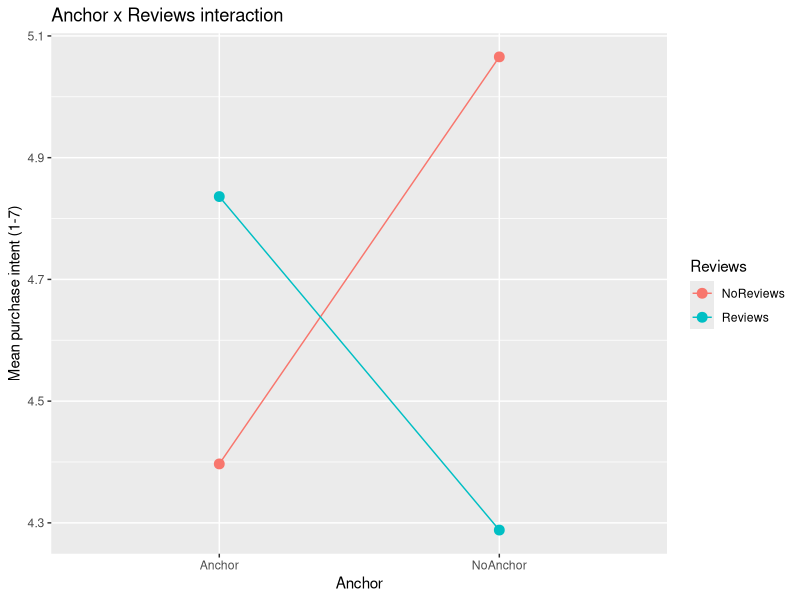
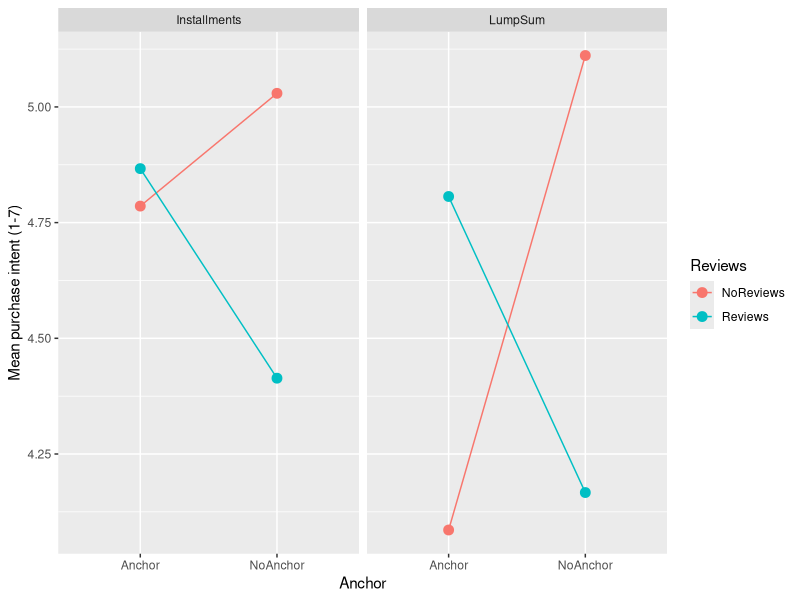
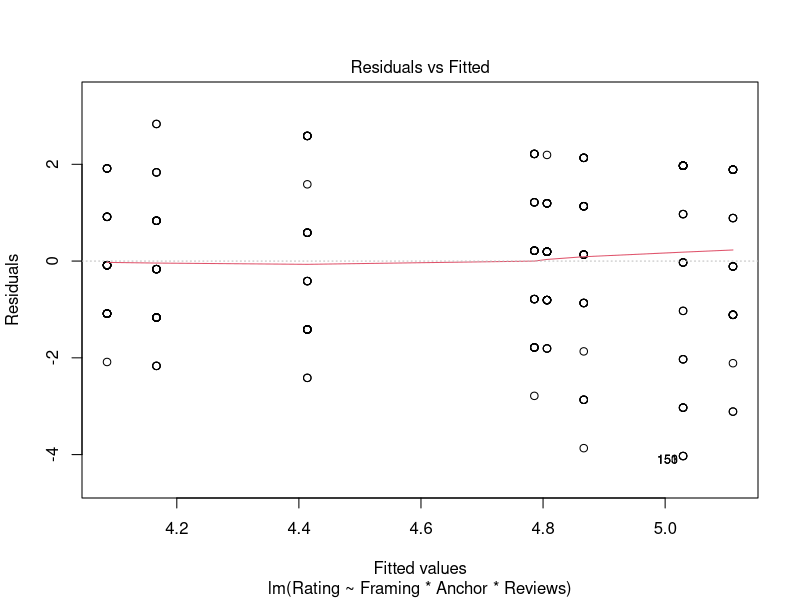
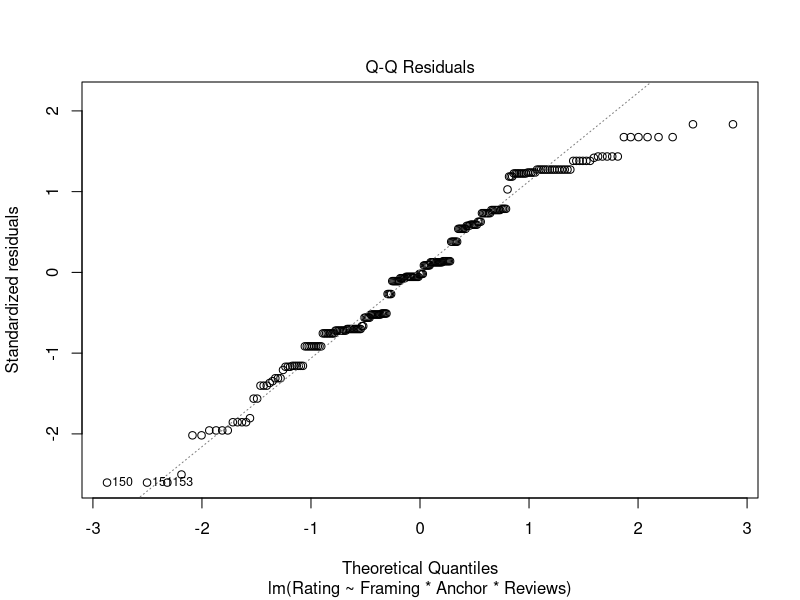

Source code (R) for these figures, in order:
## ---- chunk 1
library(car)       # Type III ANOVA
library(ggplot2)
data <- read.csv("Earbuds_Combined.csv")
data$Framing <- factor(data$Framing)
data$Anchor  <- factor(data$Anchor)
data$Reviews <- factor(data$Reviews)
## ---- chunk 2
table(data$Version)
aggregate(Rating ~ Framing + Anchor + Reviews, data = data,
          FUN = function(x) c(n = length(x), mean = round(mean(x), 2), sd = round(sd(x), 2)))
## ---- chunk 3
options(contrasts = c("contr.sum", "contr.poly"))
model <- lm(Rating ~ Framing * Anchor * Reviews, data = data)
Anova(model, type = 3)
## ---- chunk 4
means <- aggregate(Rating ~ Anchor + Reviews, data = data, FUN = mean)
ggplot(means, aes(Anchor, Rating, color = Reviews, group = Reviews)) +
  geom_point(size = 3) + geom_line() +
  labs(title = "Anchor x Reviews interaction", y = "Mean purchase intent (1-7)")

means3 <- aggregate(Rating ~ Framing + Anchor + Reviews, data = data, FUN = mean)
ggplot(means3, aes(Anchor, Rating, color = Reviews, group = Reviews)) +
  geom_point(size = 3) + geom_line() + facet_wrap(~ Framing) +
  labs(y = "Mean purchase intent (1-7)")
## ---- chunk 5
leveneTest(Rating ~ Framing * Anchor * Reviews, data = data)
shapiro.test(residuals(model))
plot(model, which = 1:2)
